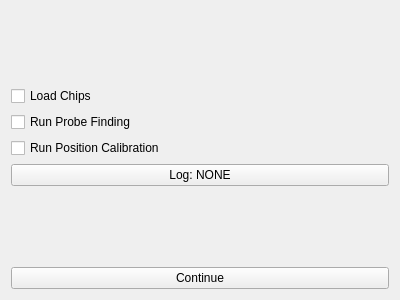
<?xml version="1.0" encoding="UTF-8"?>
<ui version="4.0">
 <class>SwissHCC_ConfigureForm</class>
 <widget class="QWidget" name="SwissHCC_ConfigureForm">
  <property name="geometry">
   <rect>
    <x>0</x>
    <y>0</y>
    <width>400</width>
    <height>300</height>
   </rect>
  </property>
  <property name="windowTitle">
   <string>Form</string>
  </property>
  <layout class="QVBoxLayout" name="verticalLayout">
   <item>
    <spacer name="verticalSpacer_2">
     <property name="orientation">
      <enum>Qt::Vertical</enum>
     </property>
     <property name="sizeHint" stdset="0">
      <size>
       <width>20</width>
       <height>40</height>
      </size>
     </property>
    </spacer>
   </item>
   <item>
    <widget class="QCheckBox" name="loadChipsCheckBox">
     <property name="text">
      <string>Load Chips</string>
     </property>
    </widget>
   </item>
   <item>
    <widget class="QCheckBox" name="runProbeFindingCheckBox">
     <property name="text">
      <string>Run Probe Finding</string>
     </property>
    </widget>
   </item>
   <item>
    <widget class="QCheckBox" name="runPositionCalibrationCheckBox">
     <property name="text">
      <string>Run Position Calibration</string>
     </property>
    </widget>
   </item>
   <item>
    <widget class="QPushButton" name="logPushButton">
     <property name="text">
      <string>Log: NONE</string>
     </property>
    </widget>
   </item>
   <item>
    <spacer name="verticalSpacer">
     <property name="orientation">
      <enum>Qt::Vertical</enum>
     </property>
     <property name="sizeHint" stdset="0">
      <size>
       <width>20</width>
       <height>40</height>
      </size>
     </property>
    </spacer>
   </item>
   <item>
    <widget class="QPushButton" name="donePushButton">
     <property name="text">
      <string>Continue</string>
     </property>
    </widget>
   </item>
  </layout>
 </widget>
 <resources/>
 <connections/>
</ui>
